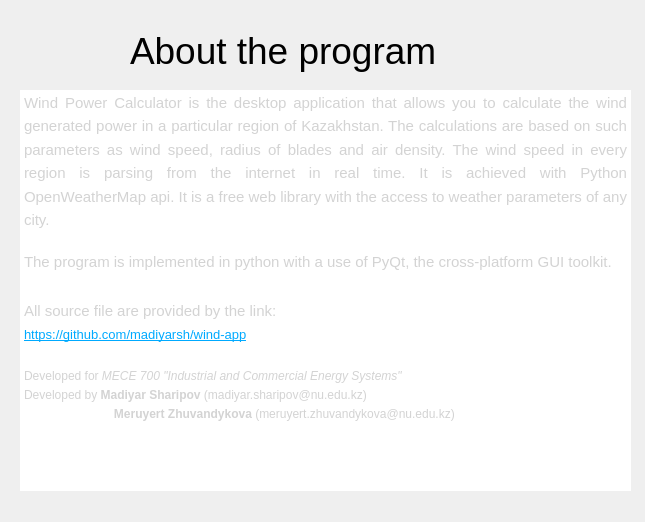
<?xml version="1.0" encoding="UTF-8"?>
<ui version="4.0">
 <class>about</class>
 <widget class="QWidget" name="about">
  <property name="geometry">
   <rect>
    <x>0</x>
    <y>0</y>
    <width>645</width>
    <height>522</height>
   </rect>
  </property>
  <property name="windowTitle">
   <string>Form</string>
  </property>
  <widget class="QLabel" name="label">
   <property name="geometry">
    <rect>
     <x>130</x>
     <y>20</y>
     <width>431</width>
     <height>61</height>
    </rect>
   </property>
   <property name="font">
    <font>
     <pointsize>28</pointsize>
    </font>
   </property>
   <property name="text">
    <string>About the program</string>
   </property>
  </widget>
  <widget class="QTextBrowser" name="textBrowser">
   <property name="geometry">
    <rect>
     <x>20</x>
     <y>90</y>
     <width>611</width>
     <height>401</height>
    </rect>
   </property>
   <property name="autoFillBackground">
    <bool>false</bool>
   </property>
   <property name="frameShape">
    <enum>QFrame::NoFrame</enum>
   </property>
   <property name="frameShadow">
    <enum>QFrame::Plain</enum>
   </property>
   <property name="html">
    <string>&lt;!DOCTYPE HTML PUBLIC &quot;-//W3C//DTD HTML 4.0//EN&quot; &quot;http://www.w3.org/TR/REC-html40/strict.dtd&quot;&gt;
&lt;html&gt;&lt;head&gt;&lt;meta name=&quot;qrichtext&quot; content=&quot;1&quot; /&gt;&lt;style type=&quot;text/css&quot;&gt;
p, li { white-space: pre-wrap; }
&lt;/style&gt;&lt;/head&gt;&lt;body style=&quot; font-family:'MS Shell Dlg 2'; font-size:7.8pt; font-weight:400; font-style:normal;&quot;&gt;
&lt;p align=&quot;justify&quot; style=&quot; margin-top:0px; margin-bottom:0px; margin-left:0px; margin-right:0px; -qt-block-indent:0; text-indent:0px; line-height:138%;&quot;&gt;&lt;a name=&quot;docs-internal-guid-e9a60602-7fff-96a7-b163-30e3335c7ef6&quot;&gt;&lt;/a&gt;&lt;span style=&quot; font-family:'Arial'; font-size:11pt; color:#d3d3d3; background-color:transparent;&quot;&gt;W&lt;/span&gt;&lt;span style=&quot; font-family:'Arial'; font-size:11pt; color:#d3d3d3; background-color:transparent;&quot;&gt;ind Power Calculator is the desktop application that allows you to calculate the wind generated power in a particular region of Kazakhstan. The calculations are based on such parameters as wind speed, radius of blades and air density. The wind speed in every region is parsing from the internet in real time. It is achieved with Python OpenWeatherMap api. It is a free web library with the access to weather parameters of any city.  &lt;/span&gt;&lt;span style=&quot; font-size:8pt; color:#d3d3d3;&quot;&gt;&lt;br /&gt;&lt;/span&gt;&lt;/p&gt;
&lt;p align=&quot;justify&quot; style=&quot; margin-top:0px; margin-bottom:0px; margin-left:0px; margin-right:0px; -qt-block-indent:0; text-indent:0px; line-height:138%;&quot;&gt;&lt;span style=&quot; font-family:'Arial'; font-size:11pt; color:#d3d3d3; background-color:transparent;&quot;&gt;The program is implemented in python with a use of PyQt, the cross-platform GUI toolkit. &lt;/span&gt;&lt;/p&gt;
&lt;p align=&quot;justify&quot; style=&quot;-qt-paragraph-type:empty; margin-top:0px; margin-bottom:0px; margin-left:0px; margin-right:0px; -qt-block-indent:0; text-indent:0px; line-height:138%; font-family:'Arial'; font-size:11pt; color:#d3d3d3;&quot;&gt;&lt;br /&gt;&lt;/p&gt;
&lt;p style=&quot; margin-top:0px; margin-bottom:0px; margin-left:0px; margin-right:0px; -qt-block-indent:0; text-indent:0px; line-height:138%;&quot;&gt;&lt;span style=&quot; font-family:'Arial'; font-size:11pt; color:#d3d3d3; background-color:transparent;&quot;&gt;All source file are provided by the link: &lt;/span&gt;&lt;/p&gt;
&lt;p style=&quot; margin-top:0px; margin-bottom:0px; margin-left:0px; margin-right:0px; -qt-block-indent:0; text-indent:0px; line-height:138%;&quot;&gt;&lt;span style=&quot; font-size:10pt; text-decoration: underline; color:#00aaff;&quot;&gt;https://github.com/madiyarsh/wind-app&lt;/span&gt;&lt;/p&gt;
&lt;p style=&quot;-qt-paragraph-type:empty; margin-top:0px; margin-bottom:0px; margin-left:0px; margin-right:0px; -qt-block-indent:0; text-indent:0px; line-height:138%; font-size:10pt; color:#0000ff;&quot;&gt;&lt;br /&gt;&lt;/p&gt;
&lt;p style=&quot; margin-top:0px; margin-bottom:0px; margin-left:0px; margin-right:0px; -qt-block-indent:0; text-indent:0px; line-height:138%;&quot;&gt;&lt;span style=&quot; font-family:'Arial'; font-size:9pt; color:#d3d3d3; background-color:transparent;&quot;&gt;Developed for &lt;/span&gt;&lt;span style=&quot; font-family:'Arial'; font-size:9pt; font-style:italic; color:#d3d3d3; background-color:transparent;&quot;&gt;MECE 700 &amp;quot;&lt;/span&gt;&lt;span style=&quot; font-size:9pt; font-style:italic; color:#d3d3d3;&quot;&gt;Industrial and Commercial Energy Systems&lt;/span&gt;&lt;span style=&quot; font-family:'Arial'; font-size:9pt; font-style:italic; color:#d3d3d3; background-color:transparent;&quot;&gt;&amp;quot;&lt;/span&gt;&lt;/p&gt;
&lt;p style=&quot; margin-top:0px; margin-bottom:0px; margin-left:0px; margin-right:0px; -qt-block-indent:0; text-indent:0px; line-height:138%;&quot;&gt;&lt;span style=&quot; font-family:'Arial'; font-size:9pt; color:#d3d3d3; background-color:transparent;&quot;&gt;Developed by &lt;/span&gt;&lt;span style=&quot; font-family:'Arial'; font-size:9pt; font-weight:600; color:#d3d3d3; background-color:transparent;&quot;&gt;Madiyar Sharipov&lt;/span&gt;&lt;span style=&quot; font-family:'Arial'; font-size:9pt; color:#d3d3d3; background-color:transparent;&quot;&gt; (madiyar.sharipov@nu.edu.kz)&lt;/span&gt;&lt;/p&gt;
&lt;p style=&quot; margin-top:0px; margin-bottom:0px; margin-left:0px; margin-right:0px; -qt-block-indent:0; text-indent:0px; line-height:138%;&quot;&gt;&lt;span style=&quot; font-family:'Arial'; font-size:9pt; color:#d3d3d3; background-color:transparent;&quot;&gt;	   &lt;/span&gt;&lt;span style=&quot; font-family:'Arial'; font-size:9pt; font-weight:600; color:#d3d3d3; background-color:transparent;&quot;&gt;Meruyert Zhuvandykova&lt;/span&gt;&lt;span style=&quot; font-family:'Arial'; font-size:9pt; color:#d3d3d3; background-color:transparent;&quot;&gt; (meruyert.zhuvandykova@nu.edu.kz)&lt;/span&gt;&lt;/p&gt;
&lt;p style=&quot; margin-top:0px; margin-bottom:0px; margin-left:0px; margin-right:0px; -qt-block-indent:0; text-indent:0px;&quot;&gt;&lt;span style=&quot; font-size:8pt; color:#d3d3d3;&quot;&gt;&lt;br /&gt;&lt;/span&gt;&lt;/p&gt;&lt;/body&gt;&lt;/html&gt;</string>
   </property>
  </widget>
 </widget>
 <resources/>
 <connections/>
</ui>
